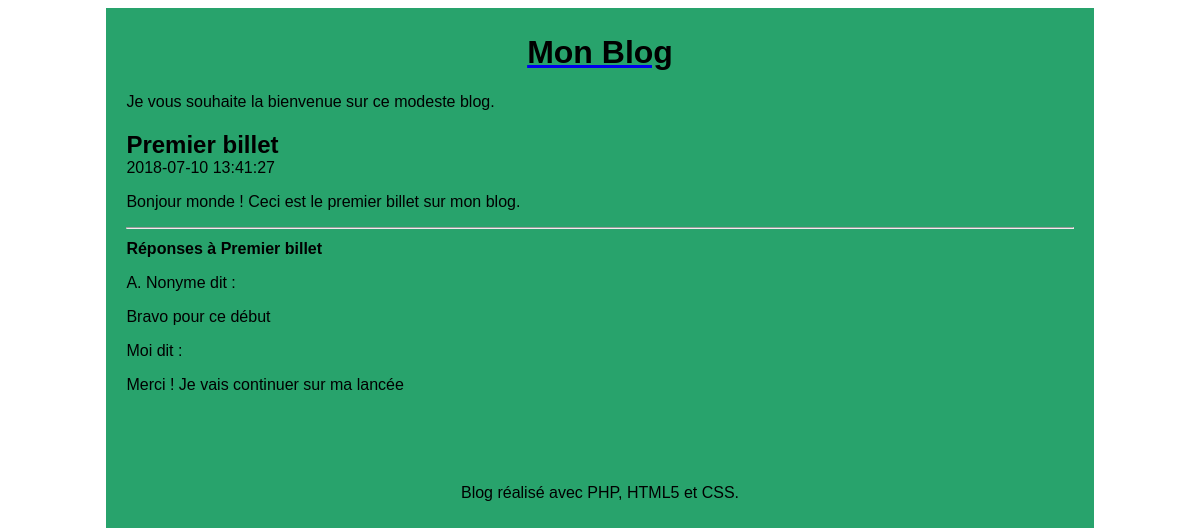
The app's page /index.php?action=billet&id=1 with its own data.
### tables this page shows
CREATE TABLE `t_billet` (
  `BIL_ID` int(11) NOT NULL,
  `BIL_DATE` datetime NOT NULL,
  `BIL_TITRE` varchar(100) NOT NULL,
  `BIL_CONTENU` varchar(400) NOT NULL
);

CREATE TABLE `t_commentaire` (
  `COM_ID` int(11) NOT NULL,
  `COM_DATE` datetime NOT NULL,
  `COM_AUTEUR` varchar(100) NOT NULL,
  `COM_CONTENU` varchar(200) NOT NULL,
  `BIL_ID` int(11) NOT NULL
);

### Controleur.php (called while the page is built, shortened)
<?php
require 'Modele.php';
function billet($idBillet) {
  $billet = getBillet($idBillet);
  $commentaires = getCommentaires($idBillet);
  require 'vueBillet.php';
}

### modele.php (called while the page is built, shortened)
<?php
function getBdd() {
  $bdd = new PDO('mysql:host=localhost;dbname=monblog;charset=utf8',
  'root', '', array(PDO::ATTR_ERRMODE => PDO::ERRMODE_EXCEPTION));
  return $bdd;
}
function getBillet($idBillet) {
  $bdd = getBdd();
  $billet = $bdd->prepare('select BIL_ID as id, BIL_DATE as date,'
    . ' BIL_TITRE as titre, BIL_CONTENU as contenu from T_BILLET'
    . ' where BIL_ID=?');
  $billet->execute(array($idBillet));
  if ($billet->rowCount() == 1)
    return $billet->fetch();
  else
   throw new Exception("Aucun billet ne correspond à l'identifiant '$idBillet'");
}
function getCommentaires($idBillet) {
  $bdd = getBdd();
  $commentaires = $bdd->prepare('select COM_ID as id, COM_DATE as date,'
    . ' COM_AUTEUR as auteur, COM_CONTENU as contenu from T_COMMENTAIRE'
    . ' where BIL_ID=?');
  $commentaires->execute(array($idBillet));
  return $commentaires;
}

### vueBillet.php (the view, shortened to what this page needs)
<article>
  <header>
    <h1 class="titreBillet"><?= $billet['titre'] ?></h1>
    <time><?= $billet['date'] ?></time>
  </header>
  <p><?= $billet['contenu'] ?></p>
</article>
<hr />
<header>
  <h1 id="titreReponses">Réponses à <?= $billet['titre'] ?></h1>
</header>
<?php foreach ($commentaires as $commentaire): ?>
  <p><?= $commentaire['auteur'] ?> dit :</p>
  <p><?= $commentaire['contenu'] ?></p>
<?php endforeach; ?>
<?php $contenu = ob_get_clean(); ?>
<?php require 'gabarit.php'; ?>

### index.php
<?php
require('Controleur.php');
try {
  if (isset($_GET['action'])) {
    if ($_GET['action'] == 'billet') {
      if (isset($_GET['id'])) {
        $idBillet = intval($_GET['id']);
        if ($idBillet != 0)
          billet($idBillet);
        else
          throw new Exception("Identifiant de billet non valide");
      }
      else
        throw new Exception("Identifiant de billet non défini");
    }
    else
      throw new Exception("Action non valide");
  }
  else {
    accueil();
  }
}
catch (Exception $e) {
    erreur($e->getMessage());
}

### gabarit.php (shortened to what this page needs)
<!doctype html>
<html lang="fr">
  <head>
    <link rel="stylesheet" href="style.css" />
  </head>
  <body>
    <div id="global">
      <header>
        <a href="index.php"><h1 id="titreBlog">Mon Blog</h1></a>
        <p>Je vous souhaite la bienvenue sur ce modeste blog.</p>
      </header>
      <div id="contenu">
        <?= $contenu ?>
      </div>
      <footer id="piedBlog">
        Blog réalisé avec PHP, HTML5 et CSS.
      </footer>
    </div>
  </body>
</html>

### style.css (style rules this page uses)
html, body { height: 100%; }
body { color: #000000; background: white; font-family: 'Futura-Medium', 'Futura', 'Trebuchet MS', sans-serif; }
h1 { color: black; }
.titreBillet { margin-bottom : 0px; }
#global { min-height: 100%; background: #28a36c; width: 80%; margin: auto; text-align: justify; padding: 5px 20px; }
#contenu { margin-bottom : 90px; }
#titreBlog, #piedBlog { text-align: center; }
#titreReponses { font-size : 100%; }

### records on screen
t_billet: BIL_TITRE "Premier billet", BIL_DATE "2018-07-10 13:41:27", BIL_CONTENU "Bonjour monde ! Ceci est le premier billet sur mon blog."
t_commentaire: COM_AUTEUR "A. Nonyme", COM_CONTENU "Bravo pour ce début"
t_commentaire: COM_AUTEUR "Moi", COM_CONTENU "Merci ! Je vais continuer sur ma lancée"
